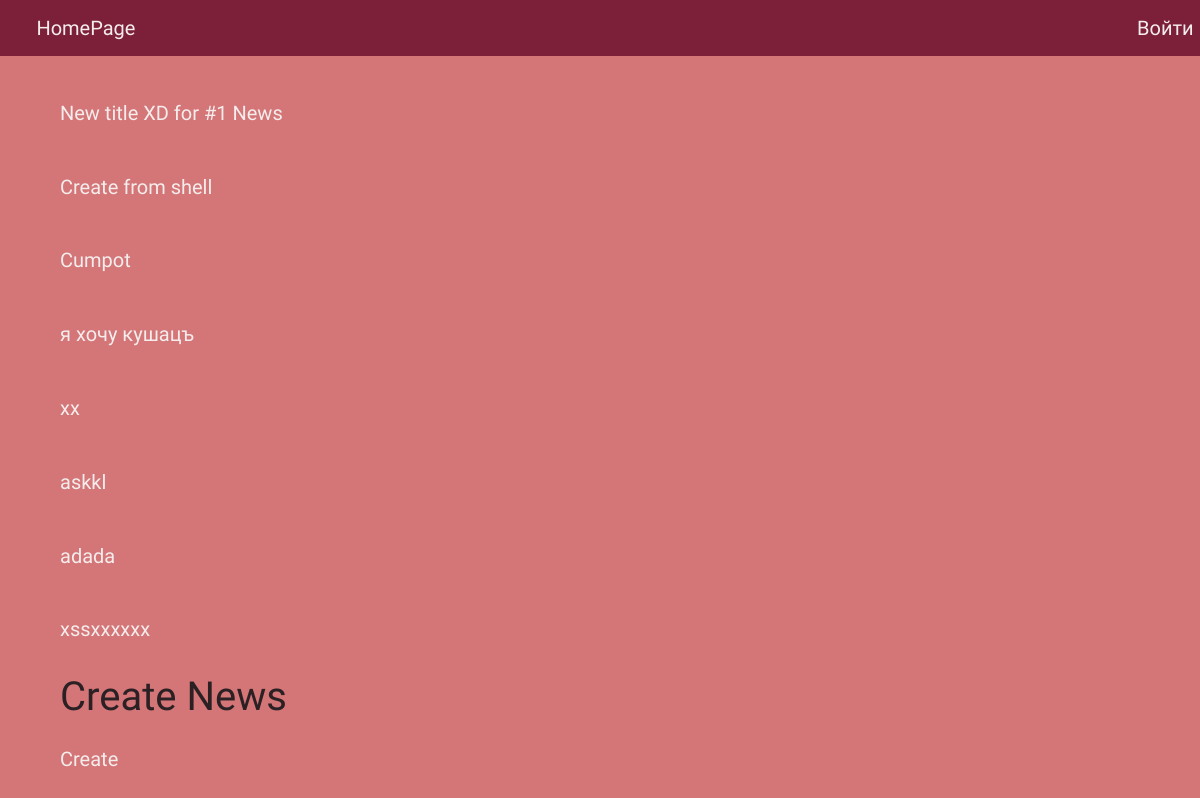
The app's page /, older data.
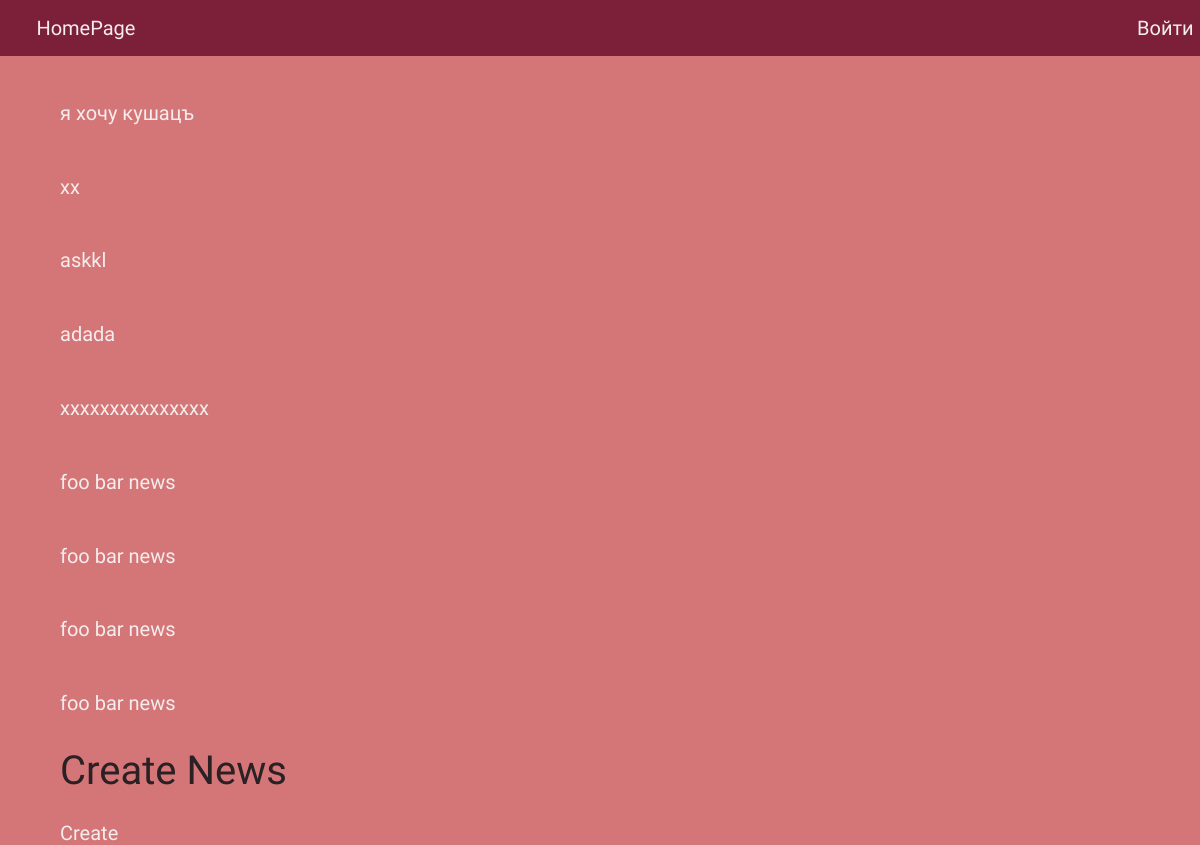
The same page, newer data.
### news/models.py (models this page shows, shortened)
class News(models.Model):
    author = models.ForeignKey(User, null=True, on_delete=models.SET_NULL)
    article = models.CharField(max_length=100)
    body = models.TextField(blank=True, null=True)
    commentary = models.ManyToManyField(Commentaries)

### news/views.py (the view)
# urls.py: path('', index, name='index'),
def index(request, *args, **kwargs):
    qs = News.objects.all()
    context = {'news_list': qs}
    return render(request, 'index.html', context)

### templates/index.html (shortened to what this page needs)
{% extends "base.html" %}
{% block content %}
{% for news in news_list %}
    <h1>
        <a href="id/{{ news.id }}">{{ news.article }}</a>
    </h1>
{% endfor %}
<h1 style="margin-left: 60px;">Create News</h1>
<a href="news/create" style="margin-left: 60px;">Create</a>
{% endblock %}

Row changes from the older to the newer data that the page shows:
removed News: article "New title XD for #1 News"
removed News: article "Create from shell"
removed News: article "Cumpot"
removed News: article "xssxxxxxx"
added News: article "xxxxxxxxxxxxxxx"
added News: article "foo bar news"
added News: article "foo bar news"
added News: article "foo bar news"
added News: article "foo bar news"
